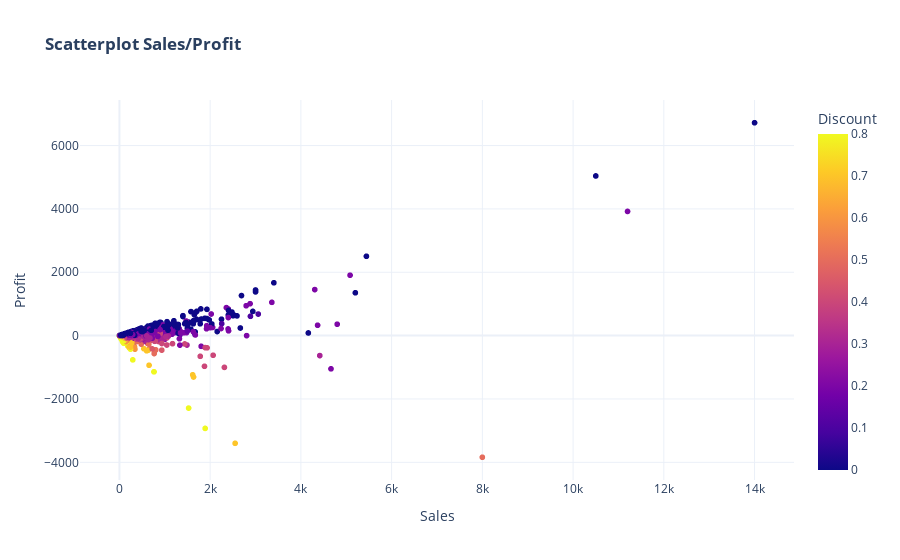

The code cell stored with this chart in its notebook:
### Markdown cell above
**Inspect Negative Profit of Tables**

Is there any linear correlation between Sales/Profit & Discount? [Scatterplot]

### Code cell
# Create Chart
fig = px.scatter(df,
                 x='Sales',
                 y='Profit',
                 color='Discount',
                 template= template_style,
                 title = '<b>Scatterplot Sales/Profit</b>')

# Display Plot
fig.show()

# Export Chart to HTML

### Figure 1 — Plotly figure (JSON) as saved in the notebook; plotly's stock layout.template omitted (floating-point values rounded to 4 significant figures; data arrays with more than 128 entries replaced by an {"elided": "..."} marker saying what was removed)
{"data": [{"hovertemplate": "Sales=%{x}<br>Profit=%{y}<br>Discount=%{marker.color}<extra></extra>", "legendgroup": "", "marker": {"color": {"elided": "3312 float values"}, "coloraxis": "coloraxis", "symbol": "circle"}, "mode": "markers", "name": "", "showlegend": false, "type": "scattergl", "x": {"elided": "3312 float values"}, "xaxis": "x", "y": {"elided": "3312 float values"}, "yaxis": "y"}], "layout": {"coloraxis": {"colorbar": {"title": {"text": "Discount"}}, "colorscale": [[0, "#0d0887"], [0.1111, "#46039f"], [0.2222, "#7201a8"], [0.3333, "#9c179e"], [0.4444, "#bd3786"], [0.5556, "#d8576b"], [0.6667, "#ed7953"], [0.7778, "#fb9f3a"], [0.8889, "#fdca26"], [1, "#f0f921"]]}, "legend": {"tracegroupgap": 0}, "title": {"text": "<b>Scatterplot Sales/Profit</b>"}, "xaxis": {"anchor": "y", "domain": [0, 1], "title": {"text": "Sales"}}, "yaxis": {"anchor": "x", "domain": [0, 1], "title": {"text": "Profit"}}}}
